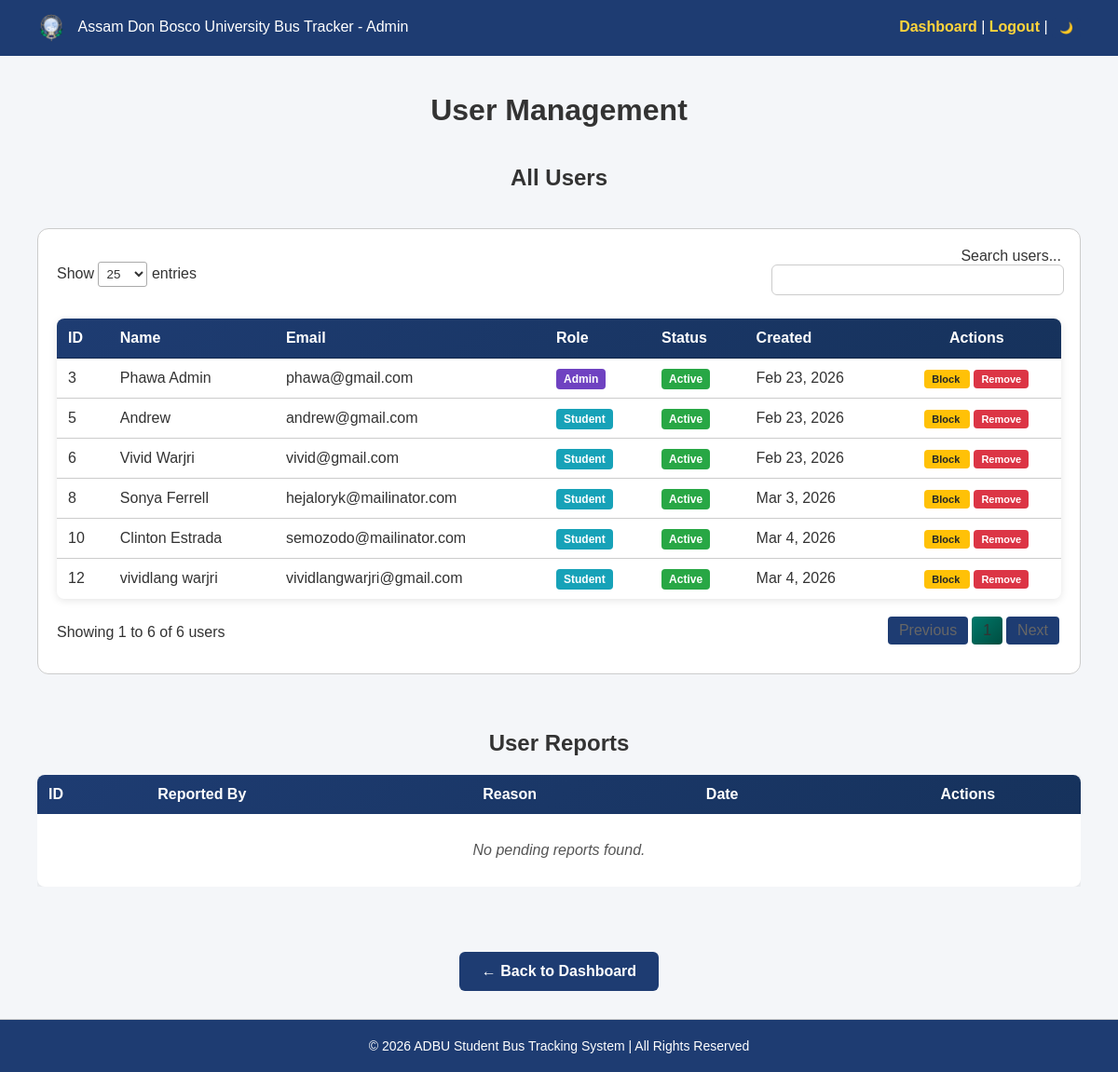
Page /admin/manage_users.php (signed in) on the committed database.
### tables this page shows
CREATE TABLE `users` (
  `id` int(11) NOT NULL,
  `name` varchar(100) NOT NULL,
  `student_id` varchar(50) NOT NULL,
  `email` varchar(100) NOT NULL,
  `address` varchar(255) NOT NULL,
  `phone` varchar(20) NOT NULL,
  `department` varchar(100) NOT NULL,
  `year` varchar(20) NOT NULL,
  `emergency_contact` varchar(20) NOT NULL,
  `password` varchar(255) NOT NULL,
  `role` enum('admin','student','driver') NOT NULL,
  `created_at` timestamp NOT NULL DEFAULT current_timestamp(),
  `status` enum('active','blocked') DEFAULT 'active'
);

### admin/manage_users.php (the view, shortened to what this page needs)
<?php
include('../config/db.php');
$users_result = mysqli_query($conn, "SELECT id, name, email, role, status, created_at FROM users ORDER BY created_at ASC");
$reports_result = mysqli_query($conn, "SELECT r.*, u.name as reported_by_name FROM user_reports r LEFT JOIN users u ON u.id = r.reported_by WHERE r.status='pending' ORDER BY r.created_at ASC");
?>
<!DOCTYPE html>
<html>
<head>
    <link rel="stylesheet" href="../css/theme.css?v=<?php echo time(); ?>">
    <link rel="stylesheet" href="admin.css?v=<?php echo time(); ?>">
    <link rel="stylesheet" href="../css/footer.css">
    <link rel="stylesheet" href="https://cdn.datatables.net/1.13.6/css/jquery.dataTables.min.css">
</head>
<body>
<div class="navbar">
    <div><img src="../includes/adbu_app_logo_512x512.png" alt="ADBU Logo" style="height:30px; vertical-align:middle; margin-right:10px;"> Assam Don Bosco University Bus Tracker - Admin</div>
    <div>
        <a href="dashboard.php">Dashboard</a> |
        <a href="../logout.php">Logout</a> |
        <button onclick="toggleTheme()" style="background:var(--button-bg); color:var(--button-text); border:none; padding:4px 8px; border-radius:4px; cursor:pointer; font-size:12px;">
            <span id="themeIcon">🌙</span>
        </button>
    </div>
</div>
<div class="container">
    <h1 style="text-align:center;">User Management</h1>
    <h2 style="text-align:center; margin-top:40px; margin-bottom:20px;">All Users</h2>
    <div style="overflow-x:auto;">
        <table id="usersTable" style="width:100%; border-collapse:collapse; background:var(--card-bg); border-radius:8px; overflow:hidden; box-shadow:0 2px 8px rgba(0,0,0,0.1);">
            <thead>
                <tr style="background:linear-gradient(135deg, var(--button-bg), var(--button-hover)); color:white;">
                    <th style="padding:12px; text-align:left; font-weight:bold;">ID</th>
                    <th style="padding:12px; text-align:left; font-weight:bold;">Name</th>
                    <th style="padding:12px; text-align:left; font-weight:bold;">Email</th>
                    <th style="padding:12px; text-align:left; font-weight:bold;">Role</th>
                    <th style="padding:12px; text-align:left; font-weight:bold;">Status</th>
                    <th style="padding:12px; text-align:left; font-weight:bold;">Created</th>
                    <th style="padding:12px; text-align:center; font-weight:bold;">Actions</th>
                </tr>
            </thead>
            <tbody>
                <?php if($users_result && mysqli_num_rows($users_result) > 0): ?>
                    <?php while($user = mysqli_fetch_assoc($users_result)): ?>
                        <tr style="border-bottom:1px solid var(--border-color); transition:background-color 0.2s;" onmouseover="this.style.backgroundColor='var(--bg-secondary)'" onmouseout="this.style.backgroundColor='transparent'">
                            <td style="padding:12px;"><?php echo $user['id']; ?></td>
                            <td style="padding:12px; font-weight:500;"><?php echo htmlspecialchars($user['name']); ?></td>
                            <td style="padding:12px;"><?php echo htmlspecialchars($user['email']); ?></td>
                            <td style="padding:12px;">
                                <span style="padding:4px 8px; border-radius:4px; font-size:12px; font-weight:bold;
                                    <?php if($user['role'] == 'admin'): ?>
                                        background:#6f42c1; color:white;
                                    <?php else: ?>
                                        background:#17a2b8; color:white;
                                    <?php endif; ?>">
                                    <?php echo ucfirst($user['role']); ?>
                                </span>
                            </td>
                            <td style="padding:12px;">
                                <span style="padding:4px 8px; border-radius:4px; font-size:12px; font-weight:bold;
                                    <?php if($user['status'] == 'active'): ?>
                                        background:#28a745; color:white;
                                    <?php else: ?>
                                        background:#dc3545; color:white;
                                    <?php endif; ?>">
                                    <?php echo ucfirst($user['status']); ?>
                                </span>
                            </td>
                            <td style="padding:12px;"><?php echo date('M j, Y', strtotime($user['created_at'])); ?></td>
                            <td style="padding:12px; text-align:center;">
                                <?php if($user['status'] == 'active'): ?>
                                    <a href="manage_users.php?action=block&user_id=<?php echo $user['id']; ?>"
                                       style="background:#ffc107; color:#212529; padding:4px 8px; text-decoration:none; border-radius:4px; font-size:11px; font-weight:bold; margin-right:4px; transition:background-color 0.2s;"
                                       onmouseover="this.style.backgroundColor='#e0a800'"
                                       onmouseout="this.style.backgroundColor='#ffc107'">
                                        Block
                                    </a>
                                <?php endif; ?>
                                <a href="manage_users.php?action=remove&user_id=<?php echo $user['id']; ?>"
                                   onclick="return confirm('Remove this user permanently?');"
                                   style="background:#dc3545; color:white; padding:4px 8px; text-decoration:none; border-radius:4px; font-size:11px; font-weight:bold; transition:background-color 0.2s;"
                                   onmouseover="this.style.backgroundColor='#c82333'"
                                   onmouseout="this.style.backgroundColor='#dc3545'">
                                    Remove
                                </a>
                            </td>
                        </tr>
                    <?php endwhile; ?>
                <?php else: ?>
                    <tr>
                        <td colspan="7" style="padding:20px; text-align:center; color:var(--text-secondary);">No users found.</td>
                    </tr>
                <?php endif; ?>
            </tbody>
        </table>
    </div>
    <h2 style="text-align:center; margin-top:40px; margin-bottom:20px;">User Reports</h2>
    <div style="overflow-x:auto;">
        <table id="reportsTable" style="width:100%; border-collapse:collapse; background:var(--card-bg); border-radius:8px; overflow:hidden; box-shadow:0 2px 8px rgba(0,0,0,0.1);">
            <thead>
                <tr style="background:linear-gradient(135deg, var(--button-bg), var(--button-hover)); color:white;">
                    <th style="padding:12px; text-align:left; font-weight:bold;">ID</th>
                    <th style="padding:12px; text-align:left; font-weight:bold;">Reported By</th>
                    <th style="padding:12px; text-align:left; font-weight:bold;">Reason</th>
                    <th style="padding:12px; text-align:left; font-weight:bold;">Date</th>
                    <th style="padding:12px; text-align:center; font-weight:bold;">Actions</th>
                </tr>
            </thead>
            <tbody>
                <?php if($reports_result && mysqli_num_rows($reports_result) > 0): ?>
                    <?php while($report = mysqli_fetch_assoc($reports_result)): ?>
                        <tr style="border-bottom:1px solid var(--border-color); transition:background-color 0.2s;" onmouseover="this.style.backgroundColor='var(--bg-secondary)'" onmouseout="this.style.backgroundColor='transparent'">
                            <td style="padding:12px;"><?php echo $report['id']; ?></td>
                            <td style="padding:12px; font-weight:500;"><?php echo htmlspecialchars($report['reported_by_name'] ?: 'Unknown'); ?></td>
                            <td style="padding:12px; max-width:200px; word-wrap:break-word;"><?php echo htmlspecialchars($report['reason']); ?></td>
                            <td style="padding:12px;"><?php echo date('M j, Y h:i A', strtotime($report['created_at'])); ?></td>
                            <td style="padding:12px; text-align:center;">
                                <a href="manage_users.php?report_action=resolve&report_id=<?php echo $report['id']; ?>"
                                   onclick="return confirm('Mark this report as resolved?');"
                                   style="background:#28a745; color:white; padding:4px 8px; text-decoration:none; border-radius:4px; font-size:11px; font-weight:bold; margin-right:4px; transition:background-color 0.2s;"
                                   onmouseover="this.style.backgroundColor='#218838'"
                                   onmouseout="this.style.backgroundColor='#28a745'">
                                    Resolve
                                </a>
                                <a href="manage_users.php?report_action=dismiss&report_id=<?php echo $report['id']; ?>"
                                   onclick="return confirm('Dismiss this report?');"
                                   style="background:#6c757d; color:white; padding:4px 8px; text-decoration:none; border-radius:4px; font-size:11px; font-weight:bold; transition:background-color 0.2s;"
                                   onmouseover="this.style.backgroundColor='#5a6268'"
                                   onmouseout="this.style.backgroundColor='#6c757d'">
                                    Dismiss
                                </a>
                            </td>
                        </tr>
                    <?php endwhile; ?>
                <?php else: ?>
                    <tr>
                        <td colspan="6" style="text-align:center; padding:30px; color:var(--text-secondary); font-style:italic;">No pending reports found.</td>
                    </tr>
                <?php endif; ?>
            </tbody>
        </table>
    </div>
</div>
<div style="text-align:center; margin:30px 0;">
    <a href="dashboard.php" style="background:var(--button-bg); color:var(--button-text); padding:12px 24px; text-decoration:none; border-radius:6px; font-weight:bold; display:inline-block;">← Back to Dashboard</a>
</div>
<footer class="footer">
    <p>© <?php echo date("Y"); ?> ADBU Student Bus Tracking System | All Rights Reserved</p>
</footer>
</body>
</html>

### css/theme.css (style rules this page uses)
:root { --primary-color: #1e3c72; --primary-hover: #16325c; --primary-light: #2a5298; --secondary-color: #ffd43b; --bg-primary: #ffffff; --bg-secondary: #f4f6f9; --bg-gradient: linear-gradient(135deg, #1e3c72, #2a5298); --bg-gradient-alt: linear-gradient(to right, #1e3c72, #2a5298); --text-primary: #333333; --text-secondary: #555555; --text-light: #ffffff; --text-link: #1e3c72; --border-color: #ccc; --border-focus: #1e3c72; --border-focus-shadow: rgba(30, 60, 114, 0.3); --shadow-color: rgba(0, 0, 0, 0.1); --shadow-color-hover: rgba(0, 0, 0, 0.2); --card-bg: #ffffff; --card-shadow: 0 5px 15px rgba(0, 0, 0, 0.1); --card-shadow-hover: 0 10px 25px rgba(0, 0, 0, 0.2); --navbar-bg: #1e3c72; --navbar-text: #ffffff; --navbar-link-hover: #ffd43b; --navbar-link-active: #1b5fa7; --input-bg: #ffffff; --input-border: #ccc; --input-focus: #1e3c72; --button-bg: #1e3c72; --button-hover: #16325c; --button-text: #ffffff; --footer-bg: #1e3c72; --footer-text: #ffffff; --success: #28a745; --error: #dc3545; --warning: #ffc107; }
* { transition: background-color 0.3s ease, color 0.3s ease, border-color 0.3s ease; }

### admin/admin.css (style rules this page uses)
[data-theme="light"] { --admin-text: #333333; --admin-text-secondary: #666666; }
* { margin: 0; padding: 0; box-sizing: border-box; font-family: Arial, sans-serif; }
body { background: var(--bg-secondary); color: var(--admin-text); }
.navbar { background: var(--navbar-bg); color: var(--navbar-text); padding: 15px 40px; display: flex; justify-content: space-between; align-items: center; }
.navbar a { color: var(--navbar-link-hover); text-decoration: none; font-weight: bold; }
.container { padding: 40px; }
h1 { margin-bottom: 30px; }
table { width: 100%; border-collapse: collapse; }

### css/footer.css (style rules this page uses)
.footer { background: var(--navbar-bg); color: var(--footer-text); text-align: center; padding: 20px; margin-top: 40px; border-top: 1px solid var(--border-color); font-size: 14px; position: relative; bottom: 0; width: 100%; }

### admin/manage_users.php (style rules this page uses)
body { display: flex; flex-direction: column; min-height: 100vh; }
.container { flex: 1; }
.footer { margin-top: auto; }

### rows in the picture
users: id "3", name "Phawa Admin", email "phawa@gmail.com", role "Admin", status "Active", created_at "Feb 23, 2026"
users: id "5", name "Andrew", email "andrew@gmail.com", role "Student", status "Active", created_at "Feb 23, 2026"
users: id "6", name "Vivid Warjri", email "vivid@gmail.com", role "Student", status "Active", created_at "Feb 23, 2026"
users: id "8", name "Sonya Ferrell", email "hejaloryk@mailinator.com", role "Student", status "Active", created_at "Mar 3, 2026"
users: id "10", name "Clinton Estrada", email "semozodo@mailinator.com", role "Student", status "Active", created_at "Mar 4, 2026"
users: id "12", name "vividlang warjri", email "vividlangwarjri@gmail.com", role "Student", status "Active", created_at "Mar 4, 2026"
